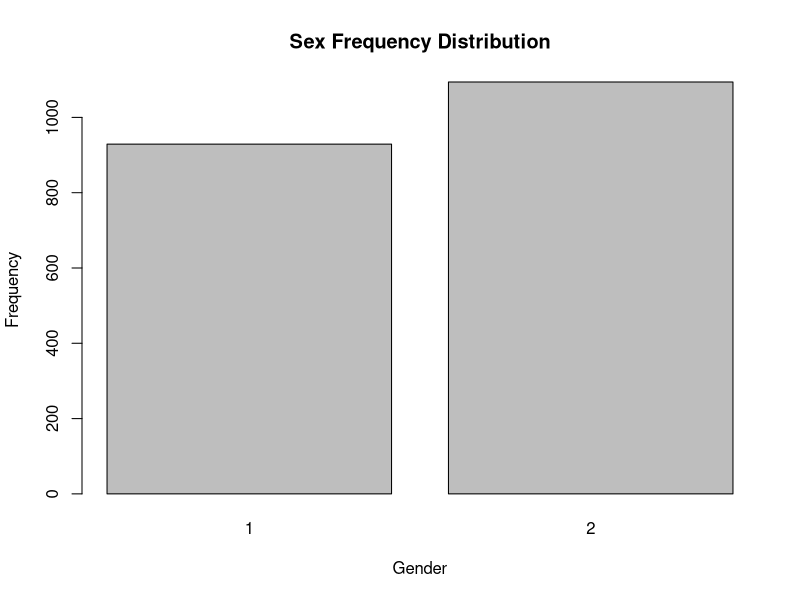
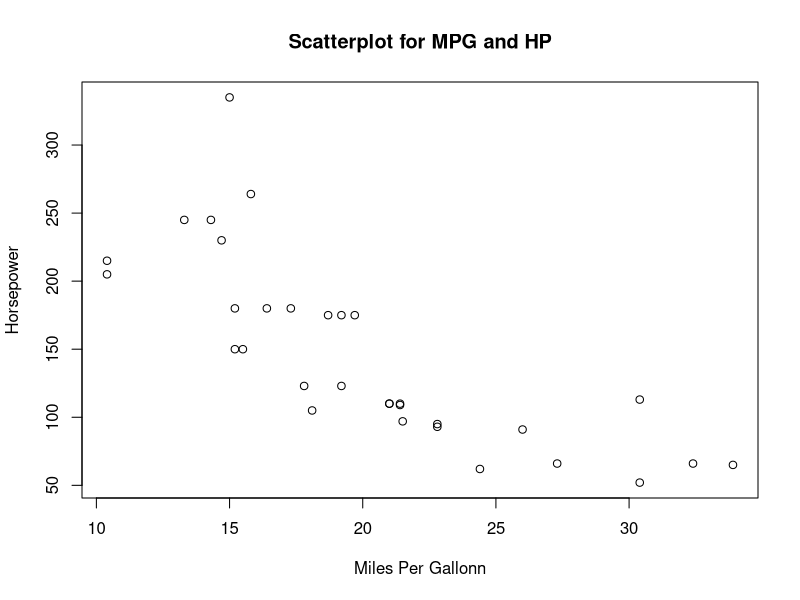
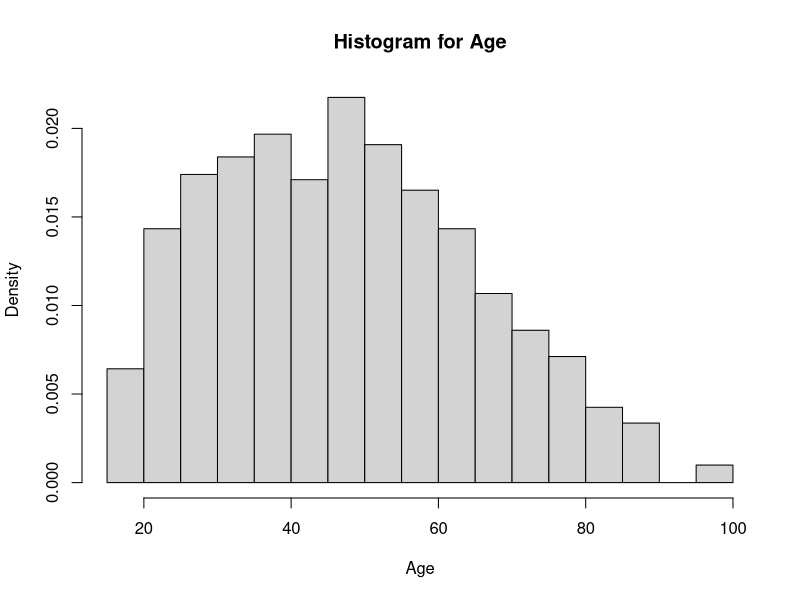
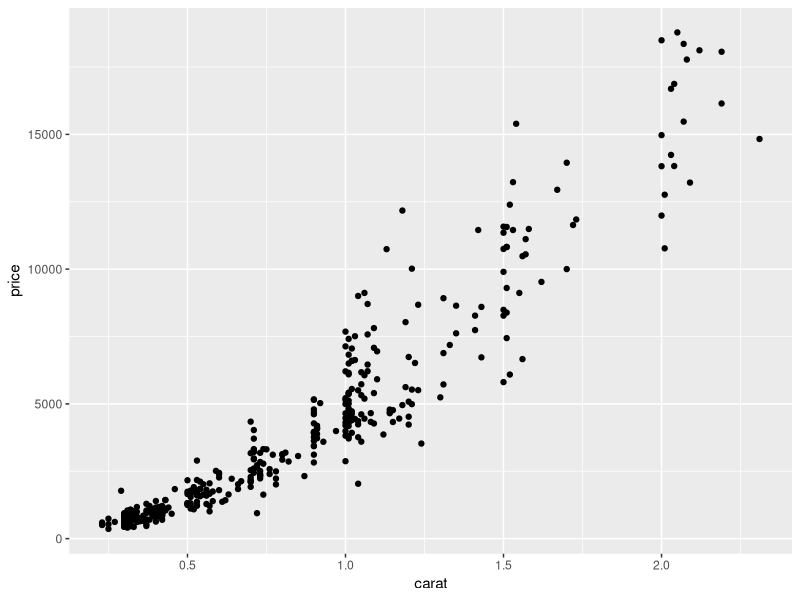
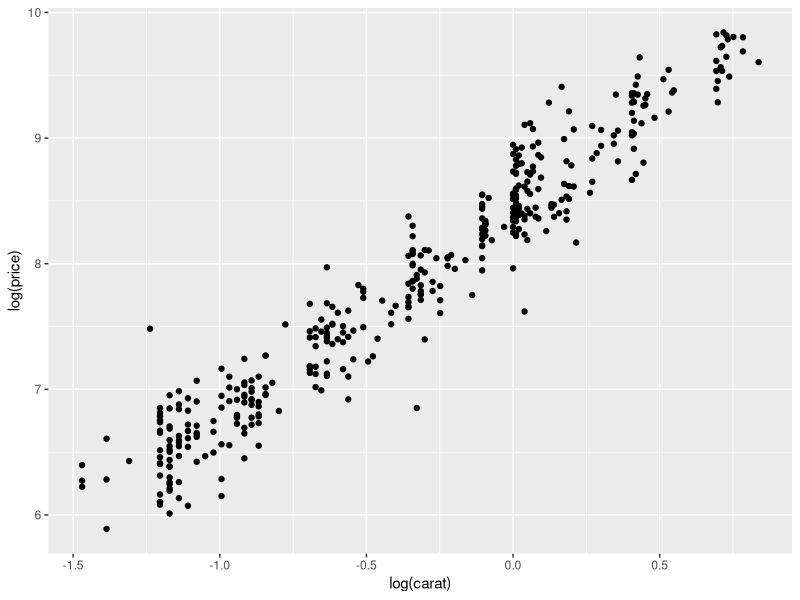
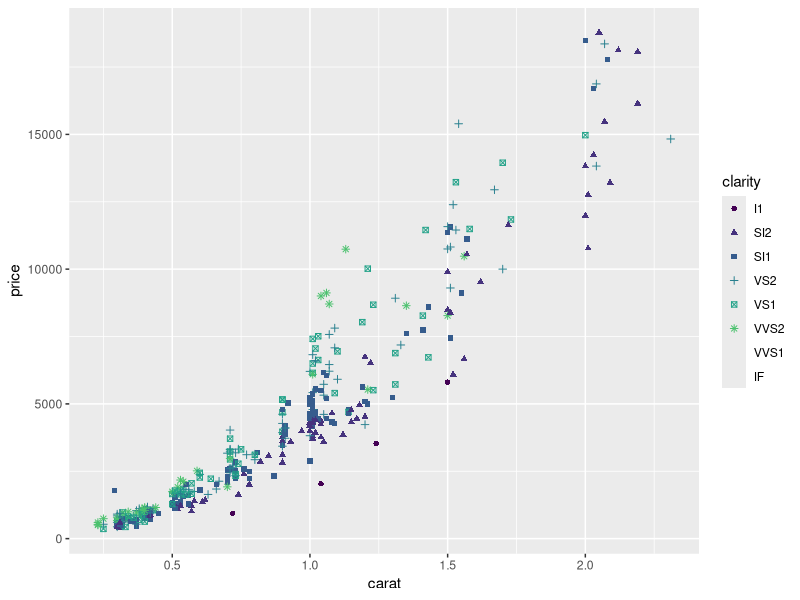

Here is the R script that generated these plots, in order:
census_csv<-read.csv("Census R.csv")

my.table<-table(census_csv$sex)


barplot(my.table, ylab="Frequency",
        main="Sex Frequency Distribution", 
        xlab="Gender")

str(mtcars)

plot(mtcars$mpg, mtcars$hp, xlab="Miles Per Gallonn",
     ylab="Horsepower", main="Scatterplot for MPG and HP")

hist(census_csv$age, xlab="Age", 
     main="Histogram for Age", freq=FALSE)

# install.packages("ggplot2")
library(ggplot2)
data(diamonds)
str(diamonds)


set.seed(1982)
dsmall<-diamonds[sample(nrow(diamonds),400),]

str(dsmall)

qplot(carat, price, data=dsmall)

qplot(log(carat), log(price), data=dsmall)

qplot(carat, price, data=dsmall, shape=clarity, colour=clarity)
